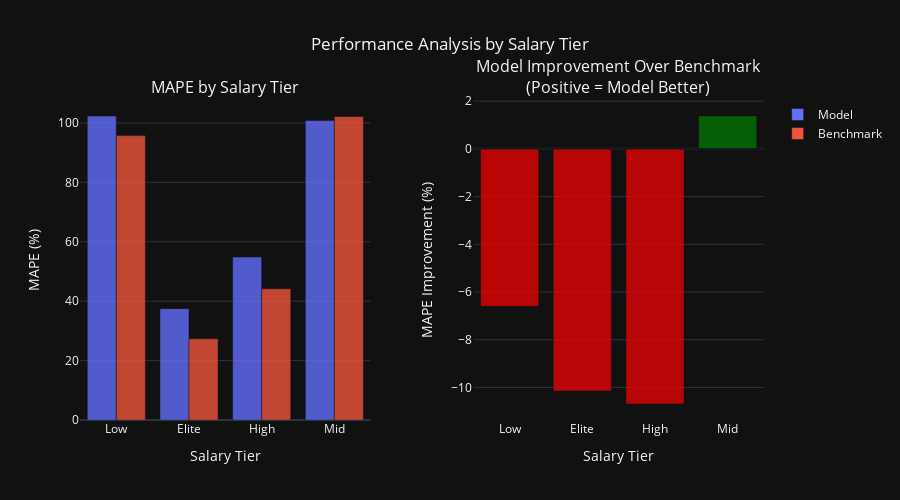

Write notebook code for a chart like this one.
### Code cell
fig = make_subplots(
    rows=1, cols=2,
    subplot_titles=('MAPE by Salary Tier', 'Model Improvement Over Benchmark<br>(Positive = Model Better)'),
    horizontal_spacing=0.15
)

# MAPE by Salary Tier - Grouped Bar Chart
x_labels = tier_comparison['salary_tier'].astype(str)
x_pos = np.arange(len(x_labels))

fig.add_trace(
    go.Bar(x=x_labels, y=tier_comparison['model_mape'],
           name='Model', marker=dict(opacity=0.8)),
    row=1, col=1
)
fig.add_trace(
    go.Bar(x=x_labels, y=tier_comparison['benchmark_mape'],
           name='Benchmark', marker=dict(opacity=0.8)),
    row=1, col=1
)

# Improvement Bar Chart
colors = ['green' if x > 0 else 'red' for x in tier_comparison['mape_improvement']]
fig.add_trace(
    go.Bar(x=x_labels, y=tier_comparison['mape_improvement'],
           marker=dict(color=colors, opacity=0.7),
           showlegend=False),
    row=1, col=2
)

# Add horizontal line at 0 for improvement chart
fig.add_hline(y=0, line_color="black", line_width=0.8, row=1, col=2)

# Update layout
fig.update_xaxes(title_text="Salary Tier", row=1, col=1)
fig.update_xaxes(title_text="Salary Tier", row=1, col=2)
fig.update_yaxes(title_text="MAPE (%)", row=1, col=1)
fig.update_yaxes(title_text="MAPE Improvement (%)", row=1, col=2)

fig.update_layout(
    height=500,
    barmode='group',
    title_text="Performance Analysis by Salary Tier",
    title_x=0.5
)

fig.show()

### Figure 1 — Plotly figure (JSON) as saved in the notebook; plotly's stock layout.template omitted (floating-point values rounded to 4 significant figures)
{"data": [{"marker": {"opacity": 0.8}, "name": "Model", "type": "bar", "x": ["Low", "Elite", "High", "Mid"], "xaxis": "x", "y": [102.3, 37.49, 54.86, 100.8], "yaxis": "y"}, {"marker": {"opacity": 0.8}, "name": "Benchmark", "type": "bar", "x": ["Low", "Elite", "High", "Mid"], "xaxis": "x", "y": [95.72, 27.33, 44.17, 102.2], "yaxis": "y"}, {"marker": {"color": ["red", "red", "red", "green"], "opacity": 0.7}, "showlegend": false, "type": "bar", "x": ["Low", "Elite", "High", "Mid"], "xaxis": "x2", "y": [-6.602, -10.15, -10.69, 1.378], "yaxis": "y2"}], "layout": {"annotations": [{"font": {"size": 16}, "showarrow": false, "text": "MAPE by Salary Tier", "x": 0.2125, "xanchor": "center", "xref": "paper", "y": 1, "yanchor": "bottom", "yref": "paper"}, {"font": {"size": 16}, "showarrow": false, "text": "Model Improvement Over Benchmark<br>(Positive = Model Better)", "x": 0.7875, "xanchor": "center", "xref": "paper", "y": 1, "yanchor": "bottom", "yref": "paper"}], "barmode": "group", "height": 500, "shapes": [{"line": {"color": "black", "width": 0.8}, "type": "line", "x0": 0, "x1": 1, "xref": "x2 domain", "y0": 0, "y1": 0, "yref": "y2"}], "title": {"text": "Performance Analysis by Salary Tier", "x": 0.5}, "xaxis": {"anchor": "y", "domain": [0, 0.425], "title": {"text": "Salary Tier"}}, "xaxis2": {"anchor": "y2", "domain": [0.575, 1], "title": {"text": "Salary Tier"}}, "yaxis": {"anchor": "x", "domain": [0, 1], "title": {"text": "MAPE (%)"}}, "yaxis2": {"anchor": "x2", "domain": [0, 1], "title": {"text": "MAPE Improvement (%)"}}}}
